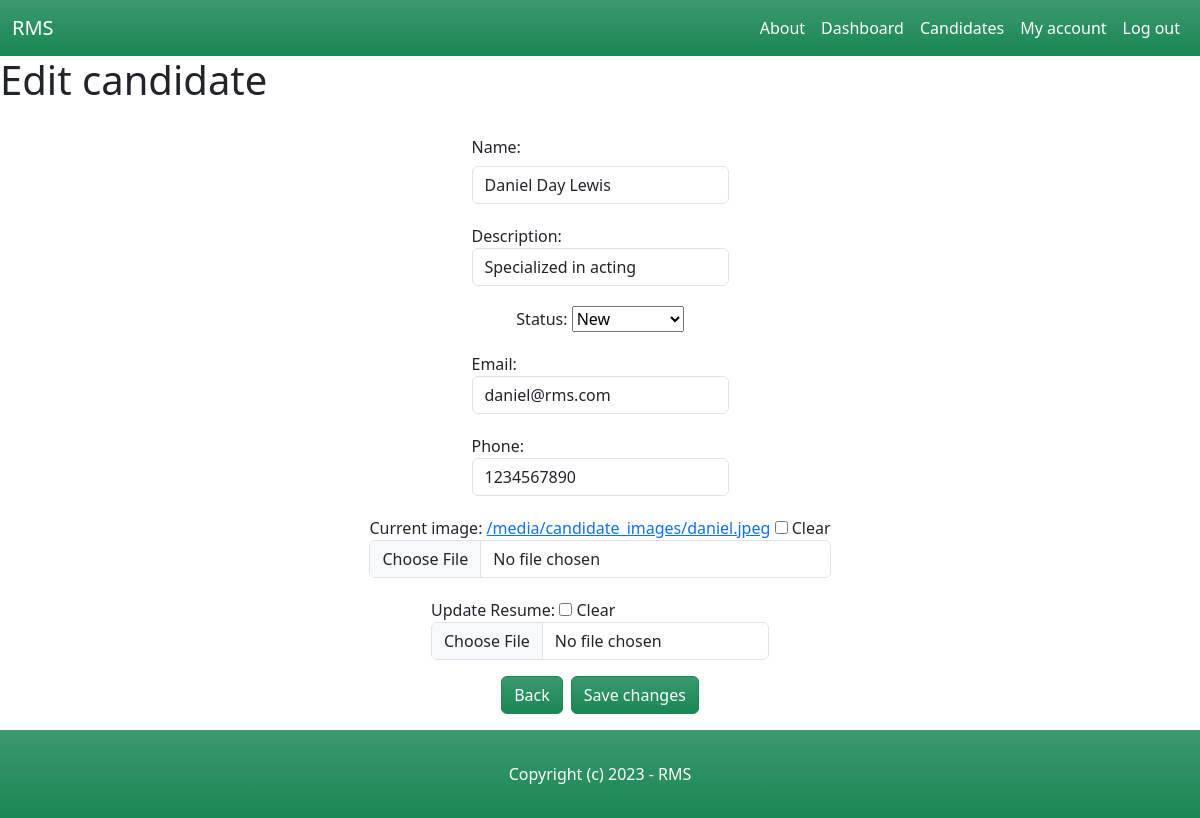
Screenshot of /dashboard/candidates/4/edit/ (signed in) with the database file from the repository.
### candidate/models.py (models this page shows, shortened)
class Candidate(models.Model):
    NEW = 'new'
    CONTACTED = 'contacted'
    INTERVIEWED = 'interviewed'
    HIRED = 'hired'
    REJECTED = 'rejected'
    CHOICES_STATUS = (
        (NEW, 'New'),
        (CONTACTED, 'Contacted'),
        (INTERVIEWED, 'Interviewed'),
        (HIRED, 'Hired'),
        (REJECTED, 'Rejected'),
    )
    name = models.CharField(max_length=255)
    description = models.TextField(blank=True, null=True)
    status = models.CharField(max_length=11, choices=CHOICES_STATUS, default=NEW)
    email = models.EmailField()
    phone = models.PositiveIntegerField()
    image = models.ImageField(upload_to='candidate_images', default='default_image.jpg', blank=True, null=True)
    resume = models.FileField(upload_to='resumes/', blank=True, null=True)
    is_active = models.BooleanField(default=True)
    created_by = models.ForeignKey(User, related_name='candidates', on_delete=models.CASCADE)
    created_at = models.DateTimeField(auto_now_add=True)
    modified_at = models.DateTimeField(auto_now=True)
    last_modified_by = models.ForeignKey(User, related_name='candidate', blank=True, null=True, on_delete=models.CASCADE)

### candidate/views.py (the view)
# urls.py: path('<int:pk>/edit/', views.edit_candidate, name='edit_candidate'),
@login_required
def edit_candidate(request, pk):
    candidate = get_object_or_404(Candidate, pk=pk)
    if request.method == 'POST':
        form = AddCandidateForm(request.POST, request.FILES, instance=candidate)
        if form.is_valid():
            if 'image-clear' in request.POST:
                candidate.image.delete(save=False)
                candidate.image = None
            instance = form.save(commit=False)
            if not instance.image:
                instance.image = 'default_image.jpg'
            instance.save()
            if 'resume-clear' in request.POST:
                candidate.resume.delete(save=False)
                candidate.resume = None
            candidate.last_modified_by = request.user
            form.save()
            messages.success(request, 'The changes were saved!')
            return redirect('candidates_list')
    else:
        form = AddCandidateForm(instance=candidate)
    return render(request, 'candidate/edit_candidate.html', {
        'form': form,
        'candidate': candidate,
    })

### candidate/forms.py
class AddCandidateForm(forms.ModelForm):
    class Meta:
        model = Candidate
        fields = ('name', 'description', 'status', 'email', 'phone', 'image', 'resume',)
        widgets = {
            'image': forms.ClearableFileInput(attrs={'multiple': False}),
            'resume': forms.ClearableFileInput(attrs={'multiple': False}),
            'status': forms.Select(attrs={'class': 'form-control'}),
        }

### candidate/templates/candidate/edit_candidate.html (shortened to what this page needs)
{% extends 'core/base.html' %}
{% block content %}
    <h1 class="">Edit candidate</h1>
    <form method="post" action="." enctype="multipart/form-data">
        <div class="row g-3 my-1 align-items-center justify-content-center">
            <div class="col-auto">
                <label class="col-form-label" for="id_name">Name:</label>
                <input type="text" class="form-control" name="name" value="{{ candidate.name }}" maxlength="255" autofocus required id="id_name">
            </div>
        </div>
        <div class="row g-3 my-1 align-items-center justify-content-center">
            <div class="col-auto">
                <label for="id_description">Description:</label>
                <input type="text" class="form-control" name="description" value="{{ candidate.description }}" cols="40" rows="10" id="id_description"></input>
            </div>
        </div>
        <div class="row g-3 my-1 align-items-center justify-content-center">
            <div class="col-auto">
                <label for="id_status">Status:</label>
                <select name="status" id="id_status" required>
                    <option value="new" {% if candidate.status == 'new' %}selected{% endif %}>New</option>
                </select>
            </div>
        </div>
        <div class="row g-3 my-1 align-items-center justify-content-center">
            <div class="col-auto">
                <label for="id_email">Email:</label>
                <input type="email" class="form-control" name="email" value="{{ candidate.email }}" maxlength="254" required id="id_email">
            </div>
        </div>
        <div class="row g-3 my-1 align-items-center justify-content-center">
            <div class="col-auto">
                <label for="id_phone">Phone:</label>
                <input type="tel" class="form-control" name="phone" value="{{ candidate.phone }}" required id="id_phone">
            </div>
        </div>
        <div class="row g-3 my-1 align-items-center justify-content-center">
            <div class="col-auto">
                <label for="id_image">Current image:</label>
                <a href="{{ candidate.image.url }}">{{ candidate.image.url }}</a>
                <input type="checkbox" name="image-clear" id="image-clear_id">
                <label for="image-clear_id">Clear</label>
                <input type="file" class="form-control" name="image" accept="image/*" id="id_image">
            </div>
        </div>
        <div class="row g-3 my-1 align-items-center justify-content-center">
            <div class="col-auto">
                <label for="id_resume">Update Resume:</label>
                <input type="checkbox" name="resume-clear" id="resume-clear_id">
                <label for="resume-clear_id">Clear</label>
                <input type="file" class="form-control" name="resume" id="id_resume">
            </div>
        </div>
        <div class="d-grid my-3 gap-2 d-md-flex justify-content-center">
            <button type="submit" class="btn btn-success bg-gradient"><a class="nav-link text-white" href="{% url 'candidate_details' candidate.id %}">Back</a></button>
            <button type="submit" class="btn btn-success bg-gradient">Save changes</button>
        </div>
    </form>
{% endblock %}

### rows the page displays
Candidate: name "Daniel Day Lewis", description "Specialized in acting", status "New", email "daniel@rms.com", phone "1234567890", image "/media/candidate_images/daniel.jpeg"
